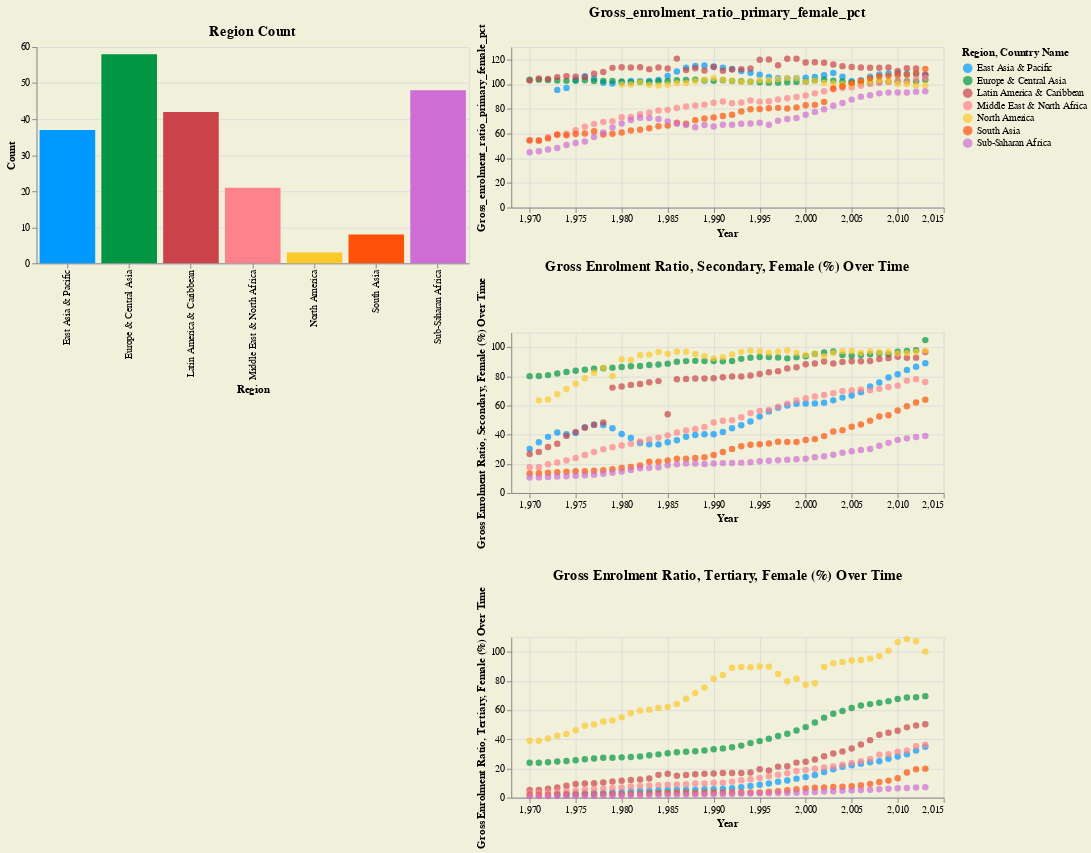

Write notebook code for a chart like this one.
### Code cell
import altair as alt
alt.data_transformers.enable("vegafusion")

# Define a custom color scheme
color_scheme = ['#0099FF', '#009643', '#CB4349', '#FF818C', '#FCC92B', '#FD5109', '#CE6DD3','#FA8F38', '#8538B1', '#4983F8', '#A9DDD6', '#A2F17D', '#0C0582', '#960505']

# Create bar charts for region counts
bar1 = alt.Chart(region_count).mark_bar().encode(
    x='region',
    y='count',
    color=alt.Color('region', scale=alt.Scale(range=color_scheme), title="Region")
).properties(
    title="Region Count",
    width=450,
    height=225
)
bar1.encoding.x.title = 'Region'
bar1.encoding.y.title = 'Count'

def create_scatter(melted_df, indicator, title):
    # Filter the DataFrame for the specified indicator.
    filtered_df = melted_df[melted_df['Indicator Name'] == indicator]
    
    # Create the scatter plot with the fixed axis range.
    return alt.Chart(filtered_df).mark_circle(size=45).encode(
        x=alt.X('Year:Q', title="Year", scale=alt.Scale(domain=[1968, 2015])),
        y=alt.Y('Value:Q', title=title),
        color=alt.Color('Country Name', scale=alt.Scale(range=color_scheme), title="Country Name")
    ).properties(
        title=title,
        width=450,
        height=167
    )

scatter1 = create_scatter(over_melted, 'Gross_enrolment_ratio_primary_female_pct', 'Gross_enrolment_ratio_primary_female_pct')
scatter2 = create_scatter(over_melted, 'Gross_enrolment_ratio_secondary_female_pct', 'Gross Enrolment Ratio, Secondary, Female (%) Over Time')
scatter3 = create_scatter(over_melted, 'Gross_enrolment_ratio_tertiary_female_pct', 'Gross Enrolment Ratio, Tertiary, Female (%) Over Time')

# Combine the charts
chart1 = alt.vconcat(bar1)
chart2 = alt.vconcat(scatter1, scatter2, scatter3)
final_chart = alt.hconcat(chart1, chart2, spacing=5).configure(background="#F1F0DA").configure_title(fontSize=15)

final_chart

### Figure 1 — Vega specification as saved in the notebook (floating-point values rounded to 4 significant figures; data arrays with more than 128 entries replaced by an {"elided": "..."} marker saying what was removed)
{"$schema": "https://vega.github.io/schema/vega/v5.json", "data": [{"name": "source_0", "values": [{"count_end": 58.0, "count_start": 0.0, "region": "Europe & Central Asia"}, {"count_end": 48.0, "count_start": 0.0, "region": "Sub-Saharan Africa"}, {"count_end": 42.0, "count_start": 0.0, "region": "Latin America & Caribbean"}, {"count_end": 37.0, "count_start": 0.0, "region": "East Asia & Pacific"}, {"count_end": 21.0, "count_start": 0.0, "region": "Middle East & North Africa"}, {"count_end": 8.0, "count_start": 0.0, "region": "South Asia"}, {"count_end": 3.0, "count_start": 0.0, "region": "North America"}]}, {"name": "source_1", "values": {"elided": "295 records"}}, {"name": "source_2", "values": {"elided": "307 records"}}, {"name": "source_3", "values": {"elided": "305 records"}}, {"name": "source_0_color_domain_region_0", "values": [{"region": "Europe & Central Asia"}, {"region": "Sub-Saharan Africa"}, {"region": "Latin America & Caribbean"}, {"region": "East Asia & Pacific"}, {"region": "Middle East & North Africa"}, {"region": "South Asia"}, {"region": "North America"}]}, {"name": "source_1_color_domain_Country Name_1", "values": [{"Country Name": "Europe & Central Asia"}, {"Country Name": "Latin America & Caribbean"}, {"Country Name": "Middle East & North Africa"}, {"Country Name": "South Asia"}, {"Country Name": "Sub-Saharan Africa"}, {"Country Name": "East Asia & Pacific"}, {"Country Name": "North America"}]}, {"name": "source_2_color_domain_Country Name_2", "values": [{"Country Name": "East Asia & Pacific"}, {"Country Name": "Europe & Central Asia"}, {"Country Name": "Latin America & Caribbean"}, {"Country Name": "Middle East & North Africa"}, {"Country Name": "South Asia"}, {"Country Name": "Sub-Saharan Africa"}, {"Country Name": "North America"}]}, {"name": "source_3_color_domain_Country Name_3", "values": [{"Country Name": "Europe & Central Asia"}, {"Country Name": "Latin America & Caribbean"}, {"Country Name": "Middle East & North Africa"}, {"Country Name": "North America"}, {"Country Name": "South Asia"}, {"Country Name": "Sub-Saharan Africa"}, {"Country Name": "East Asia & Pacific"}]}, {"name": "source_0_concat_0_concat_0_x_domain_region", "values": [{"region": "Europe & Central Asia"}, {"region": "Sub-Saharan Africa"}, {"region": "Latin America & Caribbean"}, {"region": "East Asia & Pacific"}, {"region": "Middle East & North Africa"}, {"region": "South Asia"}, {"region": "North America"}]}, {"name": "source_1_concat_1_concat_0_y_domain_Value", "values": [{"min": 44.78, "max": 120.7}]}, {"name": "source_2_concat_1_concat_1_y_domain_Value", "values": [{"min": 10.65, "max": 104.8}]}, {"name": "source_3_concat_1_concat_2_y_domain_Value", "values": [{"min": 1.133, "max": 108.7}]}], "signals": [{"name": "childWidth", "value": 450}, {"name": "concat_0_childHeight", "value": 225}, {"name": "concat_1_childHeight", "value": 167}], "marks": [{"type": "group", "name": "concat_0_group", "marks": [{"type": "group", "name": "concat_0_concat_0_group", "encode": {"update": {"height": {"signal": "concat_0_childHeight"}, "width": {"signal": "childWidth"}}}, "marks": [{"type": "rect", "name": "concat_0_concat_0_marks", "from": {"data": "source_0"}, "encode": {"update": {"fill": {"field": "region", "scale": "color"}, "y": {"field": "count_end", "scale": "concat_0_concat_0_y"}, "width": {"signal": "max(0.25, bandwidth('concat_0_concat_0_x'))"}, "y2": {"field": "count_start", "scale": "concat_0_concat_0_y"}, "x": {"field": "region", "scale": "concat_0_concat_0_x"}}}, "style": ["bar"]}], "axes": [{"scale": "concat_0_concat_0_y", "tickCount": {"signal": "ceil(concat_0_childHeight/40)"}, "minExtent": 0, "orient": "left", "grid": true, "maxExtent": 0, "aria": false, "ticks": false, "zindex": 0, "domain": false, "gridScale": "concat_0_concat_0_x", "labels": false}, {"scale": "concat_0_concat_0_x", "orient": "bottom", "grid": false, "labelAlign": "right", "labelAngle": 270, "zindex": 0, "title": "Region", "labelBaseline": "middle"}, {"scale": "concat_0_concat_0_y", "grid": false, "labelOverlap": true, "title": "Count", "zindex": 0, "tickCount": {"signal": "ceil(concat_0_childHeight/40)"}, "orient": "left"}], "title": {"text": "Region Count", "frame": "group"}, "style": "cell"}], "layout": {"padding": 20, "columns": 1, "bounds": "full", "align": "each"}}, {"type": "group", "name": "concat_1_group", "marks": [{"type": "group", "name": "concat_1_concat_0_group", "encode": {"update": {"height": {"signal": "concat_1_childHeight"}, "width": {"signal": "childWidth"}}}, "marks": [{"type": "symbol", "name": "concat_1_concat_0_marks", "from": {"data": "source_1"}, "encode": {"update": {"shape": {"value": "circle"}, "y": {"field": "Value", "scale": "concat_1_concat_0_y"}, "opacity": {"value": 0.7}, "fill": {"field": "Country Name", "scale": "color"}, "x": {"field": "Year", "scale": "concat_1_concat_0_x"}, "size": {"value": 45}}}, "style": ["circle"]}], "axes": [{"scale": "concat_1_concat_0_x", "gridScale": "concat_1_concat_0_y", "aria": false, "orient": "bottom", "grid": true, "tickCount": {"signal": "ceil(childWidth/40)"}, "zindex": 0, "minExtent": 0, "maxExtent": 0, "labels": false, "ticks": false, "domain": false}, {"scale": "concat_1_concat_0_y", "tickCount": {"signal": "ceil(concat_1_childHeight/40)"}, "ticks": false, "minExtent": 0, "orient": "left", "grid": true, "zindex": 0, "domain": false, "labels": false, "gridScale": "concat_1_concat_0_x", "aria": false, "maxExtent": 0}, {"scale": "concat_1_concat_0_x", "title": "Year", "grid": false, "labelFlush": true, "labelOverlap": true, "orient": "bottom", "tickCount": {"signal": "ceil(childWidth/40)"}, "zindex": 0}, {"scale": "concat_1_concat_0_y", "orient": "left", "title": "Gross_enrolment_ratio_primary_female_pct", "grid": false, "labelOverlap": true, "tickCount": {"signal": "ceil(concat_1_childHeight/40)"}, "zindex": 0}], "title": {"text": "Gross_enrolment_ratio_primary_female_pct", "frame": "group"}, "style": "cell"}, {"type": "group", "name": "concat_1_concat_1_group", "encode": {"update": {"height": {"signal": "concat_1_childHeight"}, "width": {"signal": "childWidth"}}}, "marks": [{"type": "symbol", "name": "concat_1_concat_1_marks", "from": {"data": "source_2"}, "encode": {"update": {"y": {"field": "Value", "scale": "concat_1_concat_1_y"}, "fill": {"field": "Country Name", "scale": "color"}, "size": {"value": 45}, "opacity": {"value": 0.7}, "shape": {"value": "circle"}, "x": {"field": "Year", "scale": "concat_1_concat_1_x"}}}, "style": ["circle"]}], "axes": [{"scale": "concat_1_concat_1_x", "domain": false, "gridScale": "concat_1_concat_1_y", "orient": "bottom", "labels": false, "zindex": 0, "minExtent": 0, "maxExtent": 0, "ticks": false, "tickCount": {"signal": "ceil(childWidth/40)"}, "aria": false, "grid": true}, {"scale": "concat_1_concat_1_y", "orient": "left", "tickCount": {"signal": "ceil(concat_1_childHeight/40)"}, "minExtent": 0, "gridScale": "concat_1_concat_1_x", "grid": true, "labels": false, "domain": false, "maxExtent": 0, "ticks": false, "zindex": 0, "aria": false}, {"scale": "concat_1_concat_1_x", "labelOverlap": true, "labelFlush": true, "zindex": 0, "orient": "bottom", "grid": false, "title": "Year", "tickCount": {"signal": "ceil(childWidth/40)"}}, {"scale": "concat_1_concat_1_y", "title": "Gross Enrolment Ratio, Secondary, Female (%) Over Time", "tickCount": {"signal": "ceil(concat_1_childHeight/40)"}, "grid": false, "orient": "left", "labelOverlap": true, "zindex": 0}], "title": {"text": "Gross Enrolment Ratio, Secondary, Female (%) Over Time", "frame": "group"}, "style": "cell"}, {"type": "group", "name": "concat_1_concat_2_group", "encode": {"update": {"height": {"signal": "concat_1_childHeight"}, "width": {"signal": "childWidth"}}}, "marks": [{"type": "symbol", "name": "concat_1_concat_2_marks", "from": {"data": "source_3"}, "encode": {"update": {"size": {"value": 45}, "y": {"field": "Value", "scale": "concat_1_concat_2_y"}, "x": {"field": "Year", "scale": "concat_1_concat_2_x"}, "opacity": {"value": 0.7}, "shape": {"value": "circle"}, "fill": {"field": "Country Name", "scale": "color"}}}, "style": ["circle"]}], "axes": [{"scale": "concat_1_concat_2_x", "gridScale": "concat_1_concat_2_y", "ticks": false, "domain": false, "grid": true, "tickCount": {"signal": "ceil(childWidth/40)"}, "labels": false, "minExtent": 0, "zindex": 0, "orient": "bottom", "aria": false, "maxExtent": 0}, {"scale": "concat_1_concat_2_y", "zindex": 0, "tickCount": {"signal": "ceil(concat_1_childHeight/40)"}, "aria": false, "grid": true, "maxExtent": 0, "labels": false, "gridScale": "concat_1_concat_2_x", "minExtent": 0, "orient": "left", "domain": false, "ticks": false}, {"scale": "concat_1_concat_2_x", "orient": "bottom", "labelFlush": true, "zindex": 0, "tickCount": {"signal": "ceil(childWidth/40)"}, "grid": false, "title": "Year", "labelOverlap": true}, {"scale": "concat_1_concat_2_y", "labelOverlap": true, "tickCount": {"signal": "ceil(concat_1_childHeight/40)"}, "title": "Gross Enrolment Ratio, Tertiary, Female (%) Over Time", "zindex": 0, "orient": "left", "grid": false}], "title": {"text": "Gross Enrolment Ratio, Tertiary, Female (%) Over Time", "frame": "group"}, "style": "cell"}], "layout": {"padding": 20, "columns": 1, "bounds": "full", "align": "each"}}], "scales": [{"name": "color", "type": "ordinal", "domain": {"fields": [{"data": "source_0_color_domain_region_0", "field": "region"}, {"data": "source_1_color_domain_Country Name_1", "field": "Country Name"}, {"data": "source_2_color_domain_Country Name_2", "field": "Country Name"}, {"data": "source_3_color_domain_Country Name_3", "field": "Country Name"}], "sort": true}, "range": ["#0099FF", "#009643", "#CB4349", "#FF818C", "#FCC92B", "#FD5109", "#CE6DD3", "#FA8F38", "#8538B1", "#4983F8", "#A9DDD6", "#A2F17D", "#0C0582", "#960505"]}, {"name": "concat_0_concat_0_x", "type": "band", "domain": {"data": "source_0_concat_0_concat_0_x_domain_region", "field": "region", "sort": true}, "range": [0, {"signal": "childWidth"}], "paddingOuter": 0.05, "paddingInner": 0.1}, {"name": "concat_0_concat_0_y", "type": "linear", "domain": {"data": "source_0", "fields": ["count_start", "count_end"]}, "range": [{"signal": "concat_0_childHeight"}, 0], "zero": true, "nice": true}, {"name": "concat_1_concat_0_x", "type": "linear", "domain": [1968, 2015], "range": [0, {"signal": "childWidth"}], "zero": false}, {"name": "concat_1_concat_0_y", "type": "linear", "domain": [{"signal": "(data(\"source_1_concat_1_concat_0_y_domain_Value\")[0] || {}).min"}, {"signal": "(data(\"source_1_concat_1_concat_0_y_domain_Value\")[0] || {}).max"}], "range": [{"signal": "concat_1_childHeight"}, 0], "nice": true, "zero": true}, {"name": "concat_1_concat_1_x", "type": "linear", "domain": [1968, 2015], "range": [0, {"signal": "childWidth"}], "zero": false}, {"name": "concat_1_concat_1_y", "type": "linear", "domain": [{"signal": "(data(\"source_2_concat_1_concat_1_y_domain_Value\")[0] || {}).min"}, {"signal": "(data(\"source_2_concat_1_concat_1_y_domain_Value\")[0] || {}).max"}], "range": [{"signal": "concat_1_childHeight"}, 0], "zero": true, "nice": true}, {"name": "concat_1_concat_2_x", "type": "linear", "domain": [1968, 2015], "range": [0, {"signal": "childWidth"}], "zero": false}, {"name": "concat_1_concat_2_y", "type": "linear", "domain": [{"signal": "(data(\"source_3_concat_1_concat_2_y_domain_Value\")[0] || {}).min"}, {"signal": "(data(\"source_3_concat_1_concat_2_y_domain_Value\")[0] || {}).max"}], "range": [{"signal": "concat_1_childHeight"}, 0], "nice": true, "zero": true}], "layout": {"padding": 5, "bounds": "full", "align": "each"}, "background": "#F1F0DA", "padding": 5, "legends": [{"title": "Region, Country Name", "fill": "color", "symbolType": "circle", "encode": {"symbols": {"update": {"opacity": {"value": 0.7}}}}}], "config": {"style": {"group-title": {"fontSize": 15}}}}
